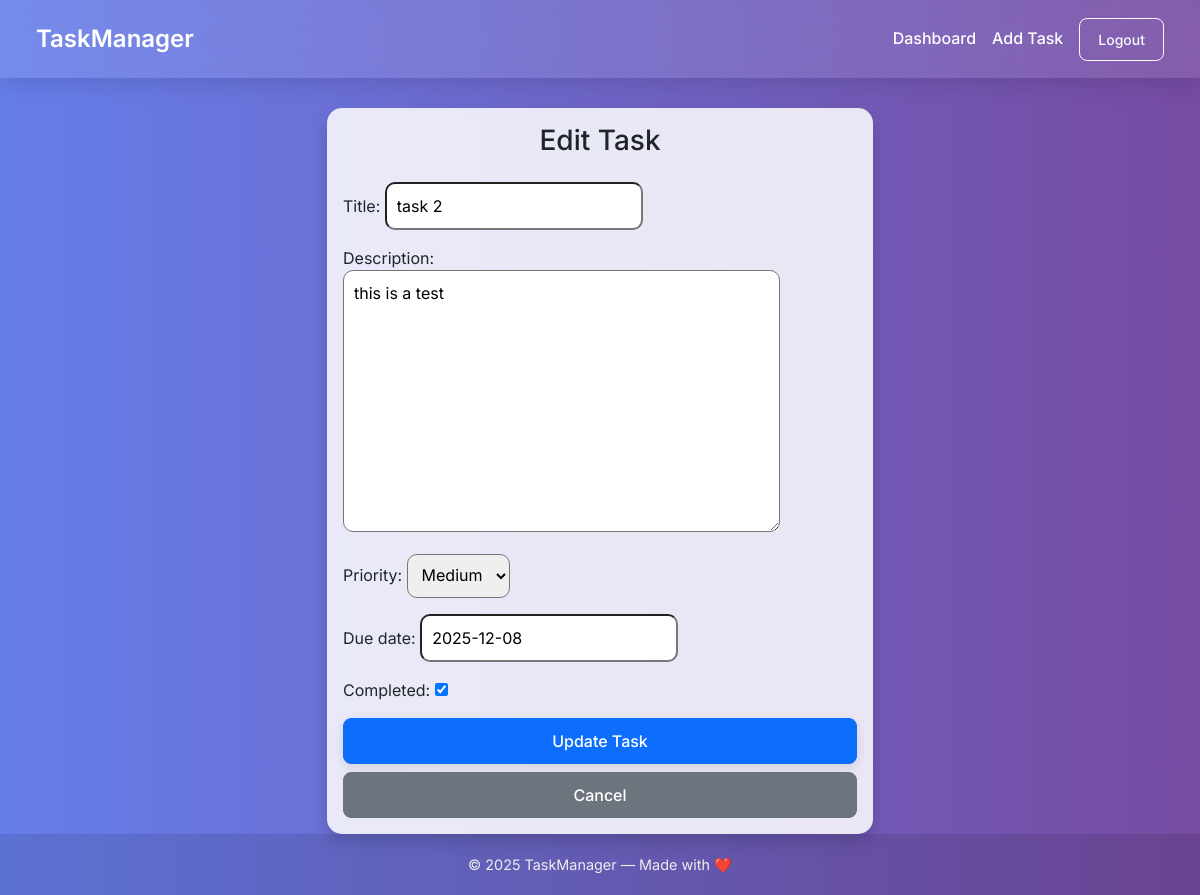
/edit/3/ (signed in), run on the app's committed database.
### tasks/models.py (models this page shows, shortened)
class Task(models.Model):
    PRIORITY_CHOICES = [
        ('L', 'Low'),
        ('M', 'Medium'),
        ('H', 'High'),
    ]
    user = models.ForeignKey(User, on_delete=models.CASCADE)
    title = models.CharField(max_length=200)
    description = models.TextField(blank=True)
    completed = models.BooleanField(default=False)
    priority = models.CharField(max_length=1, choices=PRIORITY_CHOICES, default='M')
    due_date = models.DateField(null=True, blank=True)
    created_at = models.DateTimeField(auto_now_add=True)

### tasks/views.py (the view)
# urls.py: path('edit/<int:task_id>/', views.edit_task, name='edit_task'),
@login_required
def edit_task(request, task_id):
    task = Task.objects.get(id=task_id, user=request.user)
    if request.method == 'POST':
        form = TaskForm(request.POST, instance=task)
        if form.is_valid():
            form.save()
            return redirect('dashboard')
    else:
        form = TaskForm(instance=task)
    return render(request, 'edit_task.html', {'form': form})

### tasks/forms.py
class TaskForm(forms.ModelForm):
    class Meta:
        model = Task
        fields = ['title', 'description', 'priority', 'due_date', 'completed']

### templates/edit_task.html (shortened to what this page needs)
{% extends 'base.html' %}
{% block content %}
<div class="row justify-content-center">
  <div class="col-md-6">
    <div class="card shadow">
      <div class="card-body">
        <h3 class="card-title text-center mb-4">Edit Task</h3>
        <form method="POST">
          {{ form.as_p }}
          <div class="d-grid mt-3">
            <button type="submit" class="btn btn-primary">Update Task</button>
            <a href="{% url 'dashboard' %}" class="btn btn-secondary mt-2">Cancel</a>
          </div>
        </form>
      </div>
    </div>
  </div>
</div>
{% endblock %}

### data on the page
Task: title "task 2", description "this is a test", priority "Medium", due_date "2025-12-08", completed "☑"

### other printed values
{{ year|default:2025 }} "2025"
